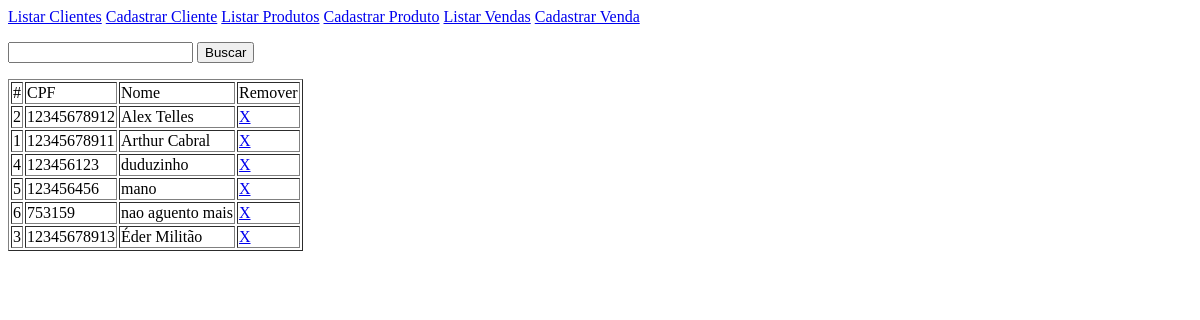
Before: /cliente_listar.php with the older database file.
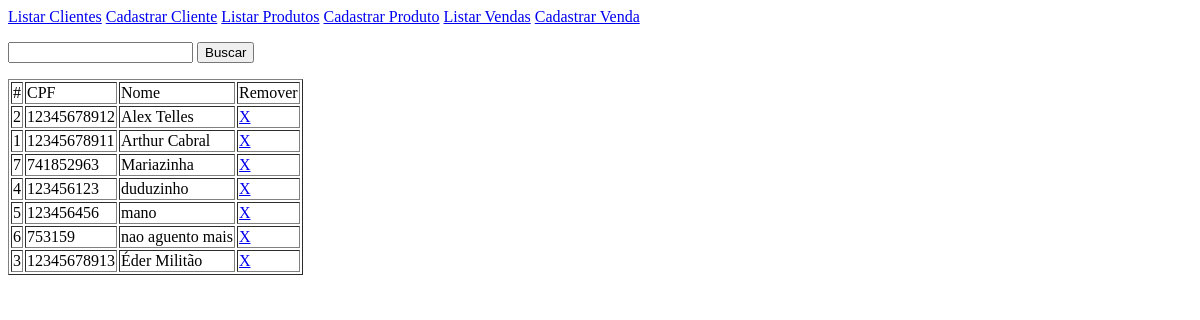
After: the same page with the newer database file.
### tables this page shows
CREATE TABLE cliente ( id integer primary key autoincrement, cpf text unique, nome text );

### cliente_listar.php (the view, shortened to what this page needs)
<?php
	$busca = '';
	$sql = " select id, cpf, nome from cliente where cpf || nome like '%" . $busca . "%' order by nome; ";
	$conexao = new pdo ('sqlite:banco.sqlite');
	$resultado = $conexao->query($sql)->fetchAll();
?>
<html>
	<head>
	</head>
	<body>
<?php
		require 'menu.php';
?>
		<form id="busca">
			<p>
				<input type="text" name="busca" autocomplete="off" />
				<button type="submit" formmethod="post" formaction="cliente_listar.php">Buscar</button>
			</p>
		</form>
		<table border="1">
			<tr>
				<td>#</td>
				<td>CPF</td>
				<td>Nome</td>
				<td>Remover</td>
			</tr>
<?php
	foreach ( $resultado as $tupla ) {
?>
			<tr>
				<td><?php print $tupla['id']; ?></td>
				<td><?php print $tupla['cpf']; ?></td>
				<td><?php print $tupla['nome']; ?></td>
				<td><a href="cliente_delete.php?id=<?php print $tupla['id']; ?>"> X </a></td>
			</tr>
<?php
	}
?>
		</table>
	</body>
</html>

Changed rows visible on the page:
added cliente: id "7", cpf "741852963", nome "Mariazinha"
